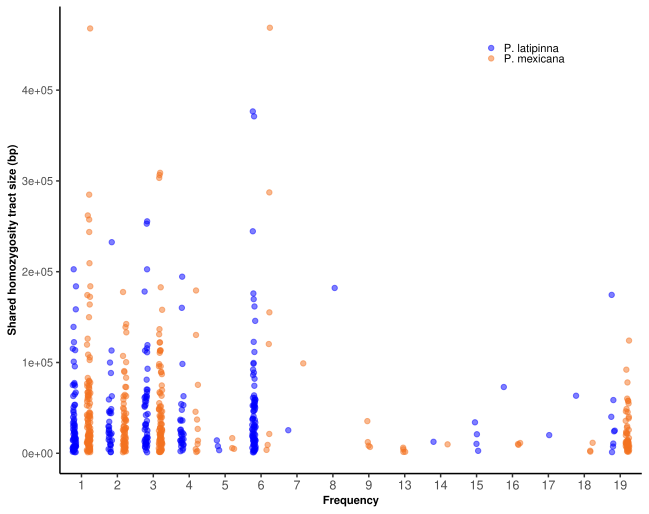

Generate this figure with R:
#### LIBRARY ####
library(ggplot2)

#### LOAD IN DATA ####
LOHRegions <- read.delim(paste0("../../SNPBasedLOH/output/LOHRegions/LOHRegionsAll.tsv"),
                         sep="\t")
LOHAnc <- read.delim(paste0("../../SNPBasedLOH/output/LOHAnc/LOHAncAll.tsv"),
                         sep="\t")

#get freq
LOHAnc <- cbind(LOHAnc,LOHRegions$group)

#new rownames
colnames(LOHAnc) <- c("chr","start","end","anc","freq")

#interval size
LOHAnc$intSize <- LOHAnc$end - LOHAnc$start

#remove mixed ancestr
LOHAnc <- LOHAnc[-which(LOHAnc$anc == "mix"),]

LOHAnc <- LOHAnc[which(LOHAnc$intSize > 1000),]

#set cols
cols <- colorRampPalette(c("#0000FF","#F37221"))(2)

#### PLOT ####

#plot
pdf(file=paste0("suppFigAncScatter.pdf"),
    width=6.49,height=5.15)
ggplot()+
  geom_jitter(aes(y=LOHAnc$intSize,x=as.factor(LOHAnc$freq),color=as.factor(LOHAnc$anc)),
              alpha=0.5,
              position = position_jitterdodge(jitter.width = 0.2, dodge.width = 0.8))+
  scale_y_continuous("Shared homozygosity tract size (bp)")+
  #scale_y_continuous("Log likelihood",limits=c(-1550000,-150000))+
  scale_x_discrete("Frequency")+
  scale_color_manual(values=cols,labels=c("plat" = "P. latipinna",
                                          "pmex" = "P. mexicana"))+
  theme(panel.grid.major = element_blank(),
        panel.grid.minor = element_blank(),
        panel.background= element_blank(),
        axis.line = element_line(colour = "black"),
        #axis.text.x = element_blank(),
        #axis.ticks.x=element_blank(),
        axis.text.y = element_text(size = 7.5),
        axis.title = element_text(face = "bold",
                                  size = 7.5),
        legend.title = element_blank(),
        legend.position = c(0.8,0.9),
        legend.key = element_blank(),
        legend.box = element_blank(),
        legend.box.background = element_blank(),
        legend.text = element_text(size=7.5),
        legend.key.height= unit(0.1,"inch"),
        legend.key.width = unit(0.1,"inch"),
        legend.spacing.y = unit(0.03,"inch"))
dev.off()
